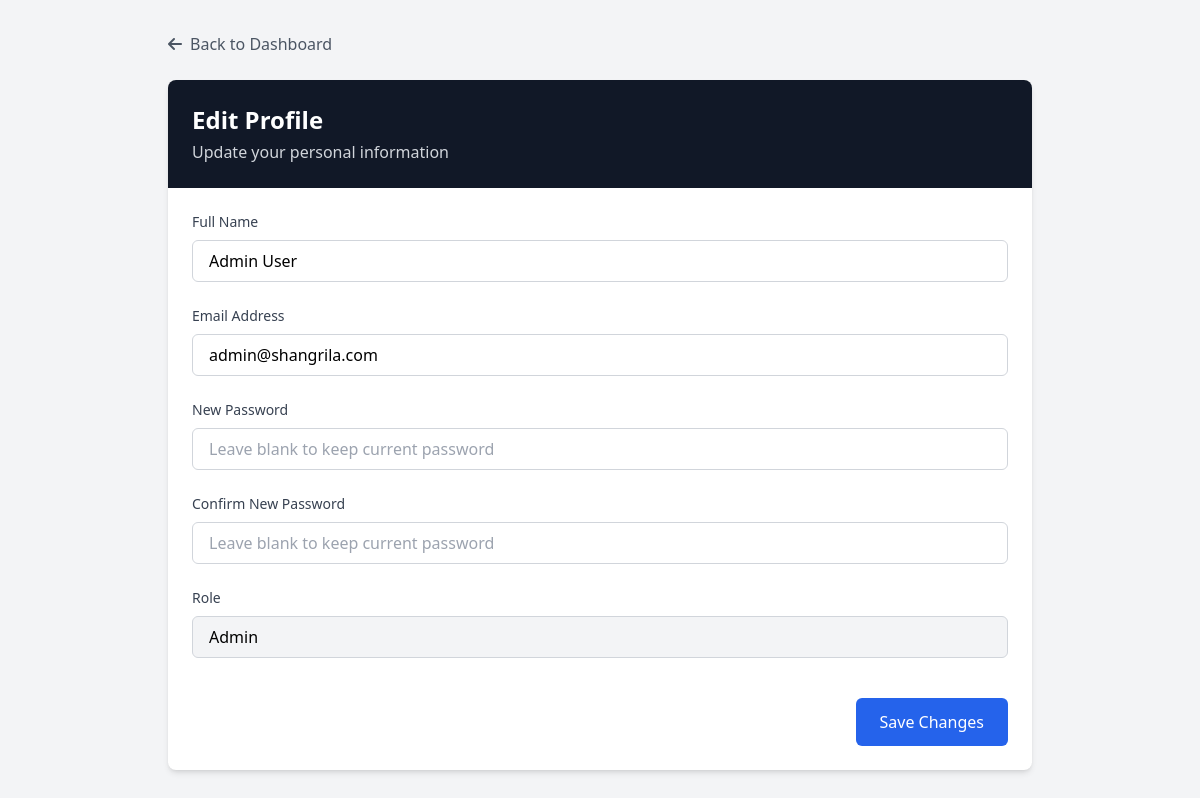
The page /user/edit-profile.php (signed in) on the database its author committed.
### tables this page shows
CREATE TABLE `users` (
  `id` int(11) NOT NULL,
  `name` varchar(100) NOT NULL,
  `email` varchar(100) NOT NULL,
  `password` varchar(255) NOT NULL,
  `role` enum('user','admin') DEFAULT 'user',
  `created_at` timestamp NOT NULL DEFAULT current_timestamp()
);

### user/edit-profile.php (the view, shortened to what this page needs)
<?php
require_once '../config/database.php';
$user_id = $_SESSION['user_id'];
$stmt = $conn->prepare("SELECT name, email, role FROM users WHERE id = ?");
$stmt->bind_param("i", $user_id);
$stmt->execute();
$result = $stmt->get_result();
$user = $result->fetch_assoc();
?>
<!DOCTYPE html>
<html lang="en">
<head>
    <script src="https://cdn.tailwindcss.com"></script>
    <link rel="stylesheet" href="https://cdnjs.cloudflare.com/ajax/libs/font-awesome/6.5.1/css/all.min.css">
</head>
<body class="bg-gray-100 min-h-screen">
    <div class="max-w-4xl mx-auto px-4 py-8">
        <a href="dashboard.php" class="inline-flex items-center text-gray-600 hover:text-gray-800 mb-6">
            <i class="fas fa-arrow-left mr-2"></i>
            Back to Dashboard
        </a>
        <div class="bg-white rounded-lg shadow-md overflow-hidden">
            <div class="bg-gray-900 text-white p-6">
                <h1 class="text-2xl font-bold">Edit Profile</h1>
                <p class="text-gray-300 mt-1">Update your personal information</p>
            </div>
            <form action="" method="POST" class="p-6 space-y-6">
                <div>
                    <label for="name" class="block text-sm font-medium text-gray-700 mb-2">Full Name</label>
                    <input type="text" id="name" name="name"
                           value="<?php echo htmlspecialchars($user['name']); ?>"
                           class="w-full px-4 py-2 border border-gray-300 rounded-md focus:ring-2 focus:ring-blue-500 focus:border-transparent"
                           required>
                </div>
                <div>
                    <label for="email" class="block text-sm font-medium text-gray-700 mb-2">Email Address</label>
                    <input type="email" id="email" name="email"
                           value="<?php echo htmlspecialchars($user['email']); ?>"
                           class="w-full px-4 py-2 border border-gray-300 rounded-md focus:ring-2 focus:ring-blue-500 focus:border-transparent"
                           required>
                </div>
                <div>
                    <label for="new_password" class="block text-sm font-medium text-gray-700 mb-2">New Password</label>
                    <input type="password" id="new_password" name="new_password"
                           class="w-full px-4 py-2 border border-gray-300 rounded-md focus:ring-2 focus:ring-blue-500 focus:border-transparent"
                           placeholder="Leave blank to keep current password">
                </div>
                <div>
                    <label for="confirm_password" class="block text-sm font-medium text-gray-700 mb-2">Confirm New Password</label>
                    <input type="password" id="confirm_password" name="confirm_password"
                           class="w-full px-4 py-2 border border-gray-300 rounded-md focus:ring-2 focus:ring-blue-500 focus:border-transparent"
                           placeholder="Leave blank to keep current password">
                </div>
                <div>
                    <label class="block text-sm font-medium text-gray-700 mb-2">Role</label>
                    <input type="text" value="<?php echo ucfirst($user['role']); ?>"
                           class="w-full px-4 py-2 bg-gray-100 border border-gray-300 rounded-md"
                           readonly>
                </div>
                <div class="flex justify-end pt-4">
                    <button type="submit"
                            class="px-6 py-3 bg-blue-600 text-white rounded-md hover:bg-blue-700 focus:outline-none focus:ring-2 focus:ring-blue-500 focus:ring-offset-2 transition-colors">
                        Save Changes
                    </button>
                </div>
            </form>
        </div>
    </div>
</body>
</html>

### rows shown on the page
users: name "Admin User", email "admin@shangrila.com", role "Admin"
